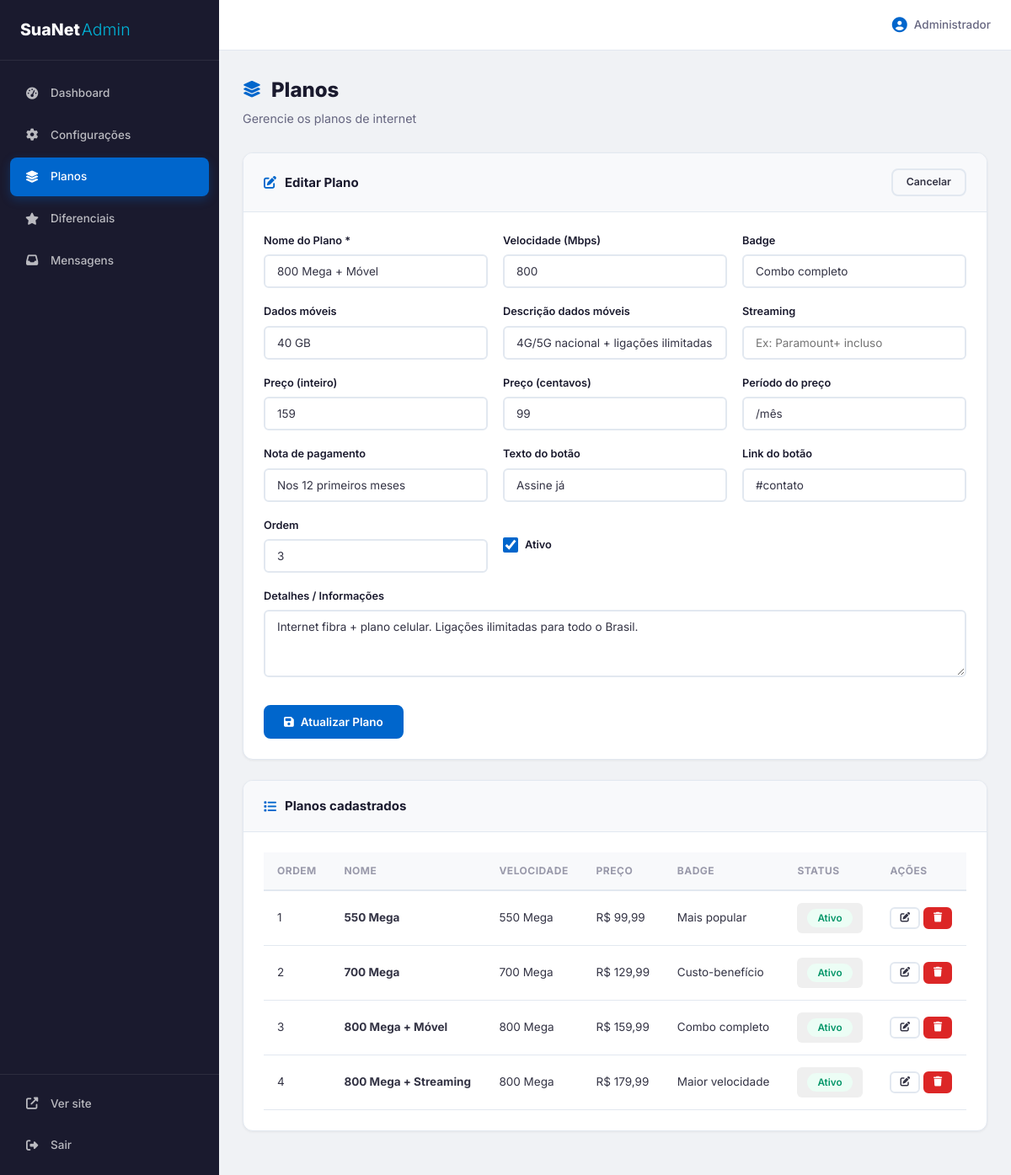
Screenshot of /admin/plans.php?edit=3 (signed in) with the database file from the repository.
### tables this page shows
CREATE TABLE `plans` (
    `id` INT AUTO_INCREMENT PRIMARY KEY,
    `plan_name` VARCHAR(100) NOT NULL,
    `speed` VARCHAR(50),
    `badge` VARCHAR(200),
    `mobile_data` VARCHAR(50),
    `mobile_desc` VARCHAR(200),
    `streaming_name` VARCHAR(200),
    `price_decimal` VARCHAR(10),
    `price_cents` VARCHAR(10),
    `price_period` VARCHAR(100),
    `payment_note` VARCHAR(200),
    `cta_text` VARCHAR(100) DEFAULT 'Assine já',
    `cta_link` VARCHAR(500),
    `info_details` TEXT,
    `sort_order` INT DEFAULT 0,
    `active` TINYINT(1) DEFAULT 1,
    `created_at` TIMESTAMP DEFAULT CURRENT_TIMESTAMP,
    `updated_at` TIMESTAMP DEFAULT CURRENT_TIMESTAMP ON UPDATE CURRENT_TIMESTAMP
);

### admin/plans.php (the view, shortened to what this page needs)
<?php
$db = getDB();
$edit_plan = null;
$plans = $db->query("SELECT * FROM plans ORDER BY sort_order ASC, id ASC")->fetchAll();
if (isset($_GET['edit'])) {
    $edit_id = intval($_GET['edit']);
    $stmt = $db->prepare("SELECT * FROM plans WHERE id = ?");
    $stmt->execute([$edit_id]);
    $edit_plan = $stmt->fetch();
}
include __DIR__ . '/includes/header.php';
?>
<div class="page-header">
    <h1><i class="fas fa-layer-group"></i> Planos</h1>
    <p>Gerencie os planos de internet</p>
</div>
<div class="card">
    <div class="card-header">
        <h3><i class="fas fa-<?= $edit_plan ? 'edit' : 'plus' ?>"></i> <?= $edit_plan ? 'Editar Plano' : 'Novo Plano' ?></h3>
        <?php if ($edit_plan): ?>
        <a href="plans.php" class="btn btn-sm btn-outline">Cancelar</a>
        <?php endif; ?>
    </div>
    <div class="card-body">
        <form method="POST" class="plan-form">
            <div class="form-grid">
                <div class="form-group">
                    <label>Nome do Plano *</label>
                    <input type="text" name="plan_name" value="<?= htmlspecialchars($edit_plan['plan_name'] ?? '') ?>" required placeholder="Ex: 550 Mega">
                </div>
                <div class="form-group">
                    <label>Velocidade (Mbps)</label>
                    <input type="text" name="speed" value="<?= htmlspecialchars($edit_plan['speed'] ?? '') ?>" placeholder="Ex: 550">
                </div>
                <div class="form-group">
                    <label>Badge</label>
                    <input type="text" name="badge" value="<?= htmlspecialchars($edit_plan['badge'] ?? '') ?>" placeholder="Ex: Mais popular">
                </div>
                <div class="form-group">
                    <label>Dados móveis</label>
                    <input type="text" name="mobile_data" value="<?= htmlspecialchars($edit_plan['mobile_data'] ?? '') ?>" placeholder="Ex: 15 GB">
                </div>
                <div class="form-group">
                    <label>Descrição dados móveis</label>
                    <input type="text" name="mobile_desc" value="<?= htmlspecialchars($edit_plan['mobile_desc'] ?? '') ?>" placeholder="Ex: 4G/5G nacional">
                </div>
                <div class="form-group">
                    <label>Streaming</label>
                    <input type="text" name="streaming_name" value="<?= htmlspecialchars($edit_plan['streaming_name'] ?? '') ?>" placeholder="Ex: Paramount+ incluso">
                </div>
                <div class="form-group">
                    <label>Preço (inteiro)</label>
                    <input type="text" name="price_decimal" value="<?= htmlspecialchars($edit_plan['price_decimal'] ?? '') ?>" placeholder="Ex: 99">
                </div>
                <div class="form-group">
                    <label>Preço (centavos)</label>
                    <input type="text" name="price_cents" value="<?= htmlspecialchars($edit_plan['price_cents'] ?? '99') ?>" placeholder="Ex: 99">
                </div>
                <div class="form-group">
                    <label>Período do preço</label>
                    <input type="text" name="price_period" value="<?= htmlspecialchars($edit_plan['price_period'] ?? '/mês') ?>" placeholder="Ex: /mês">
                </div>
                <div class="form-group">
                    <label>Nota de pagamento</label>
                    <input type="text" name="payment_note" value="<?= htmlspecialchars($edit_plan['payment_note'] ?? '') ?>" placeholder="Ex: Nos 12 primeiros meses">
                </div>
                <div class="form-group">
                    <label>Texto do botão</label>
                    <input type="text" name="cta_text" value="<?= htmlspecialchars($edit_plan['cta_text'] ?? 'Assine já') ?>">
                </div>
                <div class="form-group">
                    <label>Link do botão</label>
                    <input type="text" name="cta_link" value="<?= htmlspecialchars($edit_plan['cta_link'] ?? '') ?>" placeholder="#contato">
                </div>
                <div class="form-group">
                    <label>Ordem</label>
                    <input type="number" name="sort_order" value="<?= intval($edit_plan['sort_order'] ?? 0) ?>">
                </div>
                <div class="form-group form-group-checkbox">
                    <label>
                        <input type="checkbox" name="active" value="1" <?= ($edit_plan['active'] ?? 1) ? 'checked' : '' ?>>
                        Ativo
                    </label>
                </div>
            </div>
            <div class="form-group form-group-full">
                <label>Detalhes / Informações</label>
                <textarea name="info_details" rows="3" placeholder="Informações adicionais sobre o plano"><?= htmlspecialchars($edit_plan['info_details'] ?? '') ?></textarea>
            </div>
            <div class="form-actions">
                <button type="submit" class="btn btn-primary">
                    <i class="fas fa-save"></i> <?= $edit_plan ? 'Atualizar' : 'Criar' ?> Plano
                </button>
            </div>
        </form>
    </div>
</div>
<div class="card">
    <div class="card-header">
        <h3><i class="fas fa-list"></i> Planos cadastrados</h3>
    </div>
    <div class="card-body">
        <?php if (empty($plans)): ?>
        <p class="empty-state">Nenhum plano cadastrado.</p>
        <?php else: ?>
        <div class="table-responsive">
            <table class="table">
                <thead>
                    <tr>
                        <th>Ordem</th>
                        <th>Nome</th>
                        <th>Velocidade</th>
                        <th>Preço</th>
                        <th>Badge</th>
                        <th>Status</th>
                        <th>Ações</th>
                    </tr>
                </thead>
                <tbody>
                    <?php foreach ($plans as $plan): ?>
                    <tr class="<?= $plan['active'] ? '' : 'inactive-row' ?>">
                        <td><?= $plan['sort_order'] ?></td>
                        <td><strong><?= htmlspecialchars($plan['plan_name']) ?></strong></td>
                        <td><?= htmlspecialchars($plan['speed']) ?> Mega</td>
                        <td>R$ <?= htmlspecialchars($plan['price_decimal']) ?>,<?= htmlspecialchars($plan['price_cents']) ?></td>
                        <td><?= htmlspecialchars($plan['badge'] ?? '-') ?></td>
                        <td>
                            <button class="btn btn-xs toggle-active" data-table="plans" data-id="<?= $plan['id'] ?>" data-active="<?= $plan['active'] ?>">
                                <?php if ($plan['active']): ?>
                                <span class="status-badge status-active">Ativo</span>
                                <?php else: ?>
                                <span class="status-badge status-inactive">Inativo</span>
                                <?php endif; ?>
                            </button>
                        </td>
                        <td>
                            <a href="plans.php?edit=<?= $plan['id'] ?>" class="btn btn-xs btn-outline" title="Editar">
                                <i class="fas fa-edit"></i>
                            </a>
                            <button class="btn btn-xs btn-danger delete-item" data-table="plans" data-id="<?= $plan['id'] ?>" title="Excluir">
                                <i class="fas fa-trash"></i>
                            </button>
                        </td>
                    </tr>
                    <?php endforeach; ?>
                </tbody>
            </table>
        </div>
        <?php endif; ?>
    </div>
</div>
<?php include __DIR__ . '/includes/footer.php'; ?>

### assets/css/admin.css (style rules this page uses)
*, *::before, *::after { margin: 0; padding: 0; box-sizing: border-box; }
:root { --primary: #0066cc; --primary-dark: #0052a3; --primary-light: #e6f0ff; --accent: #00b4d8; --accent-dark: #0090b0; --dark: #1a1a2e; --dark-light: #2d2d44; --text: #333344; --text-light: #666680; --text-muted: #9999aa; --bg: #f0f2f5; --bg-light: #f8f9fb; --bg-card: #ffffff; --border: #e2e8f0; --shadow-sm: 0 1px 3px rgba(0,0,0,0.06); --shadow: 0 4px 16px rgba(0,0,0,0.06); --shadow-lg: 0 10px 40px rgba(0,0,0,0.1); --radius: 12px; --radius-sm: 8px; --radius-xs: 6px; --transition: 0.25s ease; --font: 'Inter', -apple-system, BlinkMacSystemFont, 'Segoe UI', sans-serif; --sidebar-width: 260px; --header-height: 60px; --success: #059669; --success-bg: #ecfdf5; --error: #dc2626; --error-bg: #fef2f2; --warning: #d97706; --warning-bg: #fffbeb; --info: #0284c7; --info-bg: #f0f9ff; }
html { font-size: 15px; }
body { font-family: var(--font); color: var(--text); background: var(--bg); line-height: 1.6; -webkit-font-smoothing: antialiased; }
a { color: var(--primary); text-decoration: none; }
.page-header { margin-bottom: 28px; }
.page-header h1 { font-size: 1.6rem; font-weight: 800; color: var(--dark); display: flex; align-items: center; gap: 12px; margin-bottom: 4px; }
.page-header h1 i { color: var(--primary); font-size: 1.3rem; }
.page-header p { color: var(--text-light); font-size: 0.95rem; }
.card { background: #fff; border-radius: var(--radius); box-shadow: var(--shadow-sm); margin-bottom: 24px; border: 1px solid var(--border); overflow: hidden; }
.card-header { padding: 18px 24px; border-bottom: 1px solid var(--border); display: flex; align-items: center; justify-content: space-between; background: var(--bg-light); }
.card-header h3 { font-size: 1rem; font-weight: 700; color: var(--dark); display: flex; align-items: center; gap: 10px; }
.card-header h3 i { color: var(--primary); }
.card-body { padding: 24px; }
.table-responsive { overflow-x: auto; -webkit-overflow-scrolling: touch; }
.table { width: 100%; border-collapse: collapse; }
.table th { background: var(--bg-light); padding: 12px 16px; text-align: left; font-size: 0.8rem; font-weight: 700; color: var(--text-muted); text-transform: uppercase; letter-spacing: 0.5px; border-bottom: 2px solid var(--border); white-space: nowrap; }
.table td { padding: 14px 16px; border-bottom: 1px solid var(--border); font-size: 0.9rem; color: var(--text); vertical-align: middle; }
.table tbody tr { transition: background var(--transition); }
.status-badge { display: inline-flex; align-items: center; gap: 4px; padding: 4px 12px; border-radius: 20px; font-size: 0.78rem; font-weight: 600; white-space: nowrap; }
.status-active { background: var(--success-bg); color: var(--success); }
.btn { display: inline-flex; align-items: center; justify-content: center; gap: 8px; padding: 10px 22px; border: 2px solid transparent; border-radius: var(--radius-sm); font-family: var(--font); font-size: 0.9rem; font-weight: 600; cursor: pointer; transition: all var(--transition); text-decoration: none; line-height: 1.2; white-space: nowrap; }
.btn-primary { background: var(--primary); color: #fff; border-color: var(--primary); }
.btn-outline { background: transparent; border-color: var(--border); color: var(--text); }
.btn-danger { background: var(--error); color: #fff; border-color: var(--error); }
.btn-sm { padding: 7px 16px; font-size: 0.82rem; }
.btn-xs { padding: 5px 10px; font-size: 0.78rem; border-radius: var(--radius-xs); }
.form-grid { display: grid; grid-template-columns: repeat(auto-fit, minmax(240px, 1fr)); gap: 18px; margin-bottom: 18px; }
.form-group { margin-bottom: 0; }
.form-group-full { grid-column: 1 / -1; margin-bottom: 18px; }
.form-group label { display: block; font-size: 0.85rem; font-weight: 600; color: var(--dark); margin-bottom: 6px; }
.form-group input, .form-group select, .form-group textarea { width: 100%; padding: 10px 14px; border: 2px solid var(--border); border-radius: var(--radius-xs); font-family: var(--font); font-size: 0.9rem; color: var(--text); background: #fff; transition: all var(--transition); }
.form-group textarea { resize: vertical; min-height: 80px; }
.form-group-checkbox { display: flex; align-items: center; }
.form-group-checkbox label { display: flex; align-items: center; gap: 8px; cursor: pointer; margin-bottom: 0; }
.form-group-checkbox input[type="checkbox"] { width: 18px; height: 18px; accent-color: var(--primary); }
.form-actions { padding-top: 8px; }

### rows the page displays
plans: plan_name "800 Mega + Móvel", speed "800", badge "Combo completo", mobile_data "40 GB", mobile_desc "4G/5G nacional + ligações ilimitadas", price_decimal "159", price_cents "99", price_period "/mês", payment_note "Nos 12 primeiros meses", cta_text "Assine já", cta_link "#contato", sort_order "3", active "☑", info_details "Internet fibra + plano celular. Ligações ilimitadas para todo o Brasil.", shows "Ativo"
plans: sort_order "1", plan_name "550 Mega", speed "550", price_decimal "99", price_cents "99", badge "Mais popular", active "Ativo"
plans: sort_order "2", plan_name "700 Mega", speed "700", price_decimal "129", price_cents "99", badge "Custo-benefício", active "Ativo"
plans: sort_order "4", plan_name "800 Mega + Streaming", speed "800", price_decimal "179", price_cents "99", badge "Maior velocidade", active "Ativo"

### other values shown
$admin_user['full_name'] "Administrador"
